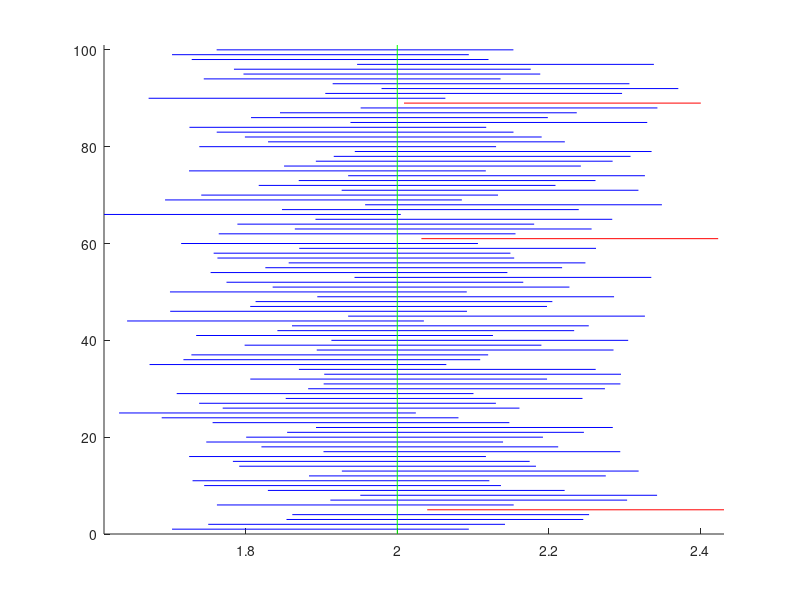

Source code (MATLAB):
%% Problem 1: Simulering av konfidensintervall
% Parametrar:
n = 100; %Antal matningar
mu = 2; %Vantevardet
sigma = 1; %Standardavvikelsen
alpha = 0.05;
%Simulerar n observationer for varje intervall
x = normrnd(mu, sigma, 100, n); % 100 x n matrix of values
%Skattar mu med medelvardet
xbar = mean(x); %vektor med 100 medelvarden.
%Beraknar de undre och ovre granserna
undre = xbar - norminv(1-alpha/2)*sigma/sqrt(n);
ovre = xbar + norminv(1-alpha/2)*sigma/sqrt(n);

%Ritar upp alla intervall
figure(1)
hold on
for k = 1:100
    if ovre(k) < mu % Rodmarkerar intervall som missar mu
        plot([undre(k) ovre(k)], [k k], 'r')
    elseif undre(k) > mu
        plot([undre(k) ovre(k)], [k k], 'r')
    else
        plot([undre(k) ovre(k)], [k k], 'b')
    end
end
%b1 och b2 ar bara till for att figuren ska se snygg ut.
b1 = min(xbar - norminv(1 - alpha/2)*sigma/sqrt(n));
b2 = max(xbar + norminv(1 - alpha/2)*sigma/sqrt(n));
axis([b1 b2 0 101]) %Tar bort outnyttjat utrymme i figuren
%Ritar ut det sanna vardet
plot([mu mu],[0 101],'g')
hold off
